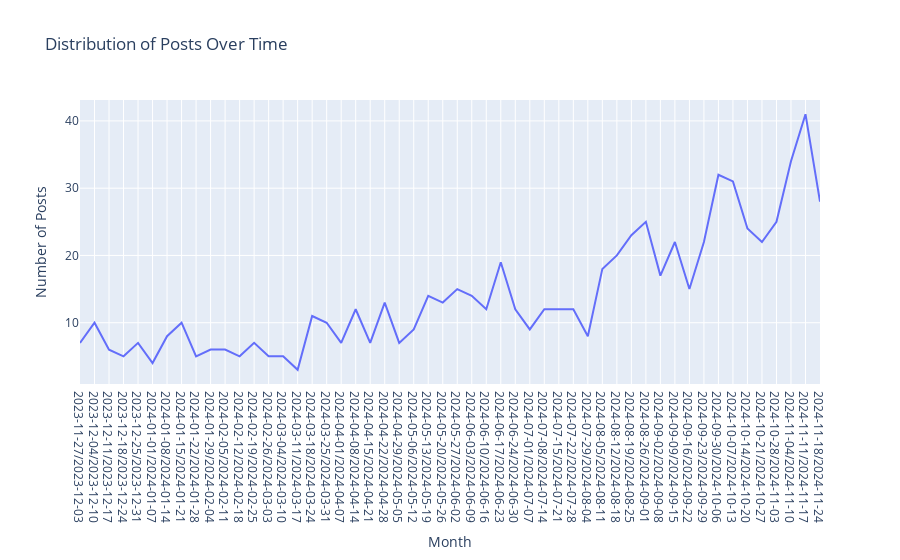

The notebook cell saved with this chart:
### Code cell
import plotly.express as px

# Distribution of posts over time
posts_over_time = samples['created_utc'].dt.to_period('W').value_counts().sort_index()
fig1 = px.line(x=posts_over_time.index.astype(str), y=posts_over_time.values, 
                title='Distribution of Posts Over Time', labels={'x': 'Month', 'y': 'Number of Posts'})
fig1.show()

### Figure 1 — Plotly figure (JSON) as saved in the notebook; plotly's stock layout.template omitted (floating-point values rounded to 4 significant figures)
{"data": [{"hovertemplate": "Month=%{x}<br>Number of Posts=%{y}<extra></extra>", "legendgroup": "", "line": {"color": "#636efa", "dash": "solid"}, "marker": {"symbol": "circle"}, "mode": "lines", "name": "", "orientation": "v", "showlegend": false, "type": "scatter", "x": ["2023-11-27/2023-12-03", "2023-12-04/2023-12-10", "2023-12-11/2023-12-17", "2023-12-18/2023-12-24", "2023-12-25/2023-12-31", "2024-01-01/2024-01-07", "2024-01-08/2024-01-14", "2024-01-15/2024-01-21", "2024-01-22/2024-01-28", "2024-01-29/2024-02-04", "2024-02-05/2024-02-11", "2024-02-12/2024-02-18", "2024-02-19/2024-02-25", "2024-02-26/2024-03-03", "2024-03-04/2024-03-10", "2024-03-11/2024-03-17", "2024-03-18/2024-03-24", "2024-03-25/2024-03-31", "2024-04-01/2024-04-07", "2024-04-08/2024-04-14", "2024-04-15/2024-04-21", "2024-04-22/2024-04-28", "2024-04-29/2024-05-05", "2024-05-06/2024-05-12", "2024-05-13/2024-05-19", "2024-05-20/2024-05-26", "2024-05-27/2024-06-02", "2024-06-03/2024-06-09", "2024-06-10/2024-06-16", "2024-06-17/2024-06-23", "2024-06-24/2024-06-30", "2024-07-01/2024-07-07", "2024-07-08/2024-07-14", "2024-07-15/2024-07-21", "2024-07-22/2024-07-28", "2024-07-29/2024-08-04", "2024-08-05/2024-08-11", "2024-08-12/2024-08-18", "2024-08-19/2024-08-25", "2024-08-26/2024-09-01", "2024-09-02/2024-09-08", "2024-09-09/2024-09-15", "2024-09-16/2024-09-22", "2024-09-23/2024-09-29", "2024-09-30/2024-10-06", "2024-10-07/2024-10-13", "2024-10-14/2024-10-20", "2024-10-21/2024-10-27", "2024-10-28/2024-11-03", "2024-11-04/2024-11-10", "2024-11-11/2024-11-17", "2024-11-18/2024-11-24"], "xaxis": "x", "y": [7, 10, 6, 5, 7, 4, 8, 10, 5, 6, 6, 5, 7, 5, 5, 3, 11, 10, 7, 12, 7, 13, 7, 9, 14, 13, 15, 14, 12, 19, 12, 9, 12, 12, 12, 8, 18, 20, 23, 25, 17, 22, 15, 22, 32, 31, 24, 22, 25, 34, 41, 28], "yaxis": "y"}], "layout": {"legend": {"tracegroupgap": 0}, "title": {"text": "Distribution of Posts Over Time"}, "xaxis": {"anchor": "y", "domain": [0, 1], "title": {"text": "Month"}}, "yaxis": {"anchor": "x", "domain": [0, 1], "title": {"text": "Number of Posts"}}}}
